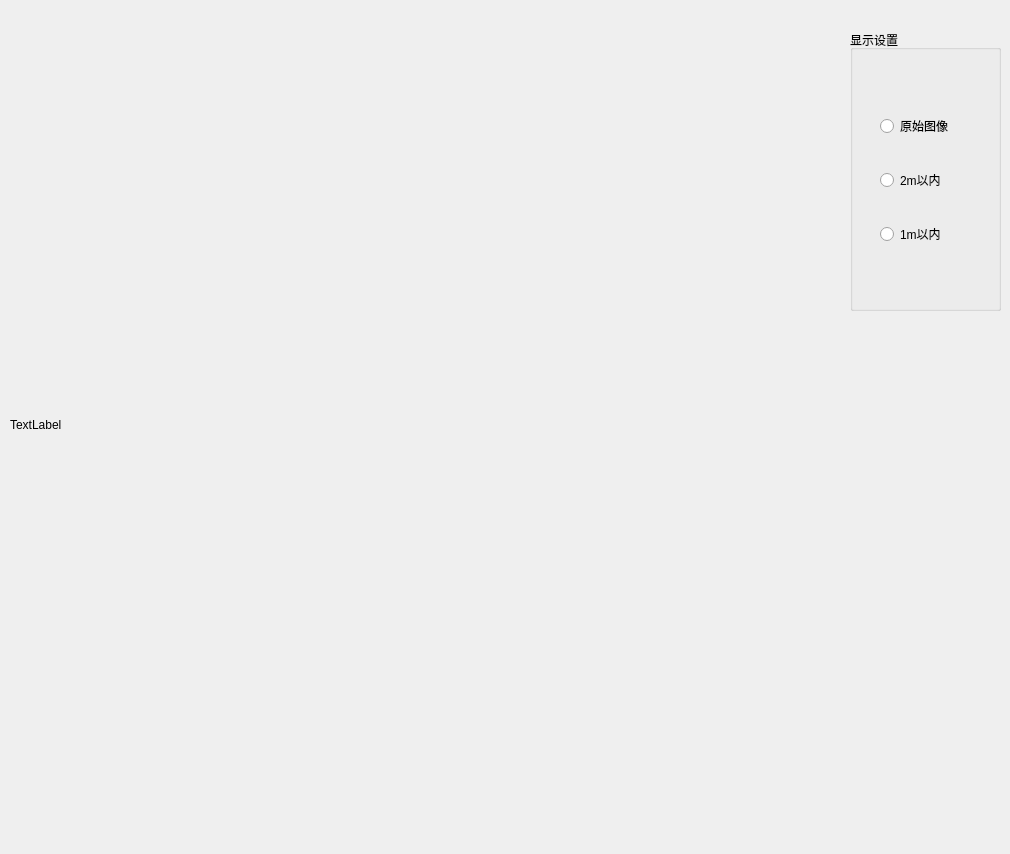
    <widget class="QWidget" name="tab_3">
     <attribute name="title">
      <string>激光探测图</string>
     </attribute>
     <widget class="QLabel" name="label_main">
      <property name="geometry">
       <rect>
        <x>10</x>
        <y>4</y>
        <width>821</width>
        <height>841</height>
       </rect>
      </property>
      <property name="text">
       <string>TextLabel</string>
      </property>
     </widget>
     <widget class="QGroupBox" name="groupBox_4">
      <property name="geometry">
       <rect>
        <x>850</x>
        <y>30</y>
        <width>151</width>
        <height>281</height>
       </rect>
      </property>
      <property name="title">
       <string>显示设置</string>
      </property>
      <widget class="QWidget" name="layoutWidget">
       <property name="geometry">
        <rect>
         <x>30</x>
         <y>60</y>
         <width>109</width>
         <height>181</height>
        </rect>
       </property>
       <layout class="QVBoxLayout" name="verticalLayout_2">
        <item>
         <widget class="QRadioButton" name="rb_all">
          <property name="text">
           <string>原始图像</string>
          </property>
         </widget>
        </item>
        <item>
         <widget class="QRadioButton" name="rb_2m">
          <property name="text">
           <string>2m以内</string>
          </property>
         </widget>
        </item>
        <item>
         <widget class="QRadioButton" name="rb_1m">
          <property name="text">
           <string>1m以内</string>
          </property>
         </widget>
        </item>
       </layout>
      </widget>
     </widget>
    </widget>
